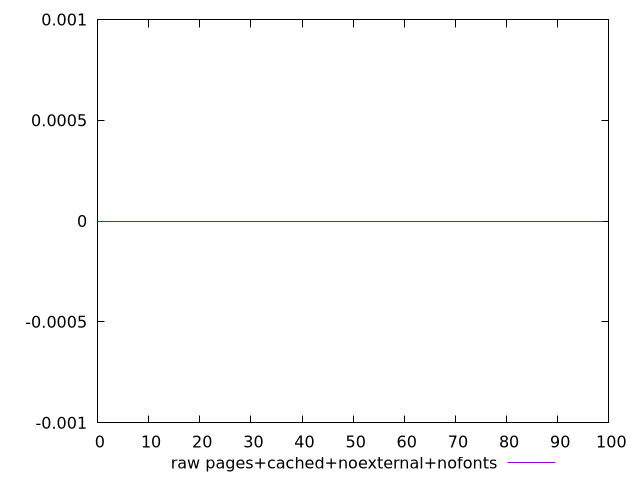

This chart was generated by the following gnuplot code:
$_rawPagesCachedNoexternalNofonts <<EOF
0
0
0
0
0
0
0
0
0
0
0
0
0
0
0
0
0
0
0
0
0
0
0
0
0
0
0
0
0
0
0
0
0
0
0
0
0
0
0
0
0
0
0
0
0
0
0
0
0
0
0
0
0
0
0
0
0
0
0
0
0
0
0
0
0
0
0
0
0
0
0
0
0
0
0
0
0
0
0
0
0
0
0
0
0
0
0
0
0
0
0
0
0
0
0
0
0
0
0
0
EOF
set key outside below
set terminal pngcairo
set output "report_00004_2020-11-02T20-21-41.718Z/uses-optimized-images/pages+cached+noexternal+nofonts//raw.png"
set yrange [-0.001:0.001]
plot $_rawPagesCachedNoexternalNofonts title "raw pages+cached+noexternal+nofonts" with line ,
